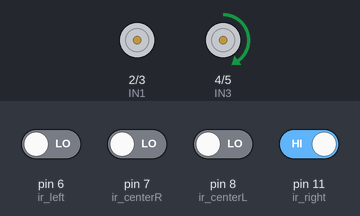
Recording of a sketch running on a simulated Arduino Uno, built with avr-gcc and run on an emulated ATmega328P. Parts: motor-driver pin pairs drawn as motors (green arrow = first pin HIGH = forward, orange = second pin HIGH = backward, longer = more drive, scaled by the enable pin). Inputs (shaded band) come from the test bench; at power-on: pin 11 (ir_right) HIGH, pin 6 (ir_left), pin 7 (ir_centerR), pin 8 (ir_centerL) LOW.

Above: at 1.2 s.
1.3 s: pin 6 (ir_left) driven HIGH and pin 7 (ir_centerR) driven HIGH and pin 8 (ir_centerL) driven HIGH and pin 11 (ir_right) driven LOW
At 2.0 s:
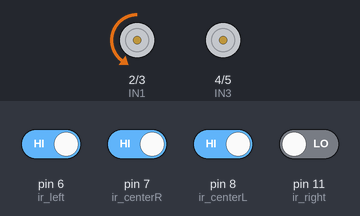
Timing chart, 0 to 4.3 s (numbered marks = the images above; inputs shaded):
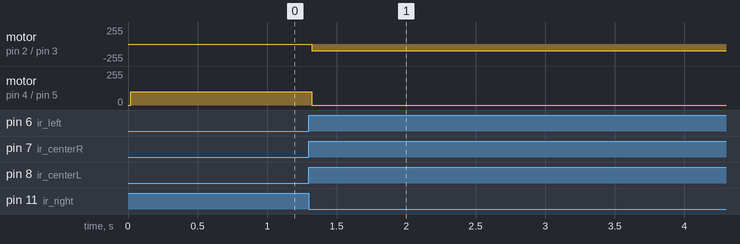

The sketch:

Full_Arduino_Code.ino
```cpp
#define ir_centerR 7
#define ir_centerL 8
#define ir_left 6
#define ir_right 11

int IN1 = 2;
int IN2 = 3;
int IN3 = 4;
int IN4 = 5;
int en1 = 9;
int en2 = 10;

void forward();
void turn_left();
void turn_right();
void stop();
void reverse();

void setup() {
  pinMode(ir_centerR, INPUT);
  pinMode(IN1, OUTPUT);
  pinMode(IN2, OUTPUT);
  pinMode(IN3, OUTPUT);
  pinMode(IN4, OUTPUT);
  pinMode(en1, OUTPUT);
  pinMode(en2, OUTPUT);
  pinMode(ir_centerL, INPUT);
  pinMode(ir_left, INPUT);
  pinMode(ir_right, INPUT);
}

int irRvalue_center;
int irLvalue_center;
int irRvalue;
int irLvalue;

void getReadings() {
  irRvalue_center = digitalRead(ir_centerR);
  irLvalue_center = digitalRead(ir_centerL);
  irRvalue = digitalRead(ir_right);
  irLvalue = digitalRead(ir_left);
}

void loop() {
  // put your main code here, to run repeatedly:
  getReadings();
  int flagL = 0;
  int flagR = 0;

  if ((irRvalue_center == 1 && irLvalue_center == 1) && (irRvalue == 0 && irLvalue == 0)) {
    forward();
  }

  else if ((irRvalue_center == 0 && irLvalue_center == 1) && (irRvalue == 0 && irLvalue == 0)) {
    analogWrite(en1, 150);
    analogWrite(en2, 60);
    digitalWrite(IN1, LOW);
    digitalWrite(IN2, HIGH);
    digitalWrite(IN3, HIGH);
    digitalWrite(IN4, LOW);
  } else if (irRvalue_center == 1 && irLvalue_center == 0) {
    analogWrite(en1, 60);
    analogWrite(en2, 150);
    digitalWrite(IN1, LOW);
    digitalWrite(IN2, HIGH);
    digitalWrite(IN3, HIGH);
    digitalWrite(IN4, LOW);
  }

  else if ((irRvalue == 0 && irLvalue == 1)) {
    flagL = 1;
    delay(20);
    turn_left();
    while (true) {
      getReadings();
      if ((irRvalue_center == 1 && irLvalue_center == 1))
        break;
    }
  } else if ((irRvalue == 1 && irLvalue == 0)) {
    flagR = 1;
    delay(20);
    turn_right();
    while(true){
      getReadings();
      if((irRvalue_center == 1 && irLvalue_center == 1)){
        break;
      }
    }
  } else if ((irRvalue_center == 0 && irLvalue_center == 0) && (irRvalue == 0 && irLvalue == 0)) {
    while(irRvalue == 0){
      reverse();
      getReadings();
      if(irRvalue_center == 1 || irLvalue_center == 1){
        break;
      }
    }
  }

  else if (irRvalue == 1 && irLvalue == 1) {
    if (flagL == 1) {
      flagL = 0;
      delay(20);
      turn_left();
      while(true){
        getReadings();
        if((irRvalue_center == 1 && irLvalue_center == 1)){
        break;
        }
      }
    } else if (flagR == 1) {
      flagR = 0;
      delay(20);
      turn_right();
      while(true){
        getReadings();
        if((irRvalue_center == 1 && irLvalue_center == 1)){
        break;
        }
      }
    }
  }

/*else {
  stop(); }

}*/}
void stop() {
  analogWrite(en1, 160);
  analogWrite(en2, 60);
  digitalWrite(IN1, LOW);
  digitalWrite(IN2, LOW);
  digitalWrite(IN3, LOW);
  digitalWrite(IN4, LOW);
}
void turn_left() {
  analogWrite(en1, 100);
  analogWrite(en2, 0);
  digitalWrite(IN1, LOW);
  digitalWrite(IN2, HIGH);
  digitalWrite(IN3, LOW);
  digitalWrite(IN4, LOW);
  // delay(1000);
}

void turn_right() {
  analogWrite(en1, 0);
  analogWrite(en2, 100);
  digitalWrite(IN1, LOW);
  digitalWrite(IN2, LOW);
  digitalWrite(IN3, HIGH);
  digitalWrite(IN4, LOW);
  // delay(1000);
}

void reverse(){
  analogWrite(en1, 150);
  analogWrite(en2, 100);
  digitalWrite(IN1, HIGH);
  digitalWrite(IN2, LOW);
  digitalWrite(IN3, HIGH);
  digitalWrite(IN4, LOW);
}
```

Declarations.cpp
```cpp
#define ir_centerR 7
#define ir_centerL 8
#define ir_left 6
#define ir_right 11

int IN1 = 2;
int IN2 = 3;
int IN3 = 4;
int IN4 = 5;
int en1 = 9;
int en2 = 10;
```

Measured:
- after the input at 1.3 s, motor on pin 2 (IN1) / pin 3 (IN2): stopped → backward 100/255 at once; motor on pin 4 (IN3) / pin 5 (IN4): forward 100/255 → stopped at once
